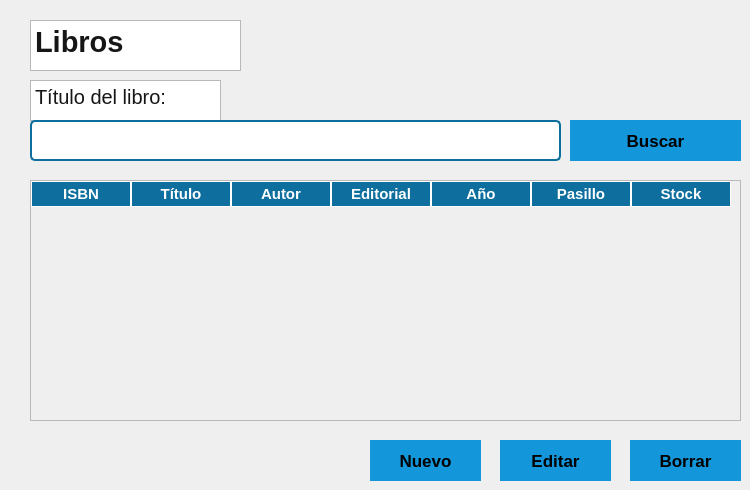
       <widget class="QWidget" name="libros">
        <widget class="QPlainTextEdit" name="plainTextEdit_6">
         <property name="geometry">
          <rect>
           <x>30</x>
           <y>20</y>
           <width>211</width>
           <height>51</height>
          </rect>
         </property>
         <property name="font">
          <font>
           <pointsize>22</pointsize>
           <bold>true</bold>
          </font>
         </property>
         <property name="styleSheet">
          <string notr="true">color: rgb(22, 22, 22);</string>
         </property>
         <property name="plainText">
          <string>Libros</string>
         </property>
        </widget>
        <widget class="QPushButton" name="pushButton_9">
         <property name="geometry">
          <rect>
           <x>570</x>
           <y>120</y>
           <width>171</width>
           <height>41</height>
          </rect>
         </property>
         <property name="font">
          <font>
           <pointsize>13</pointsize>
           <bold>true</bold>
          </font>
         </property>
         <property name="styleSheet">
          <string notr="true">
QPushButton {
background-color: rgb(20, 150, 218);
    border: none;
    padding: 10px;
}
QPushButton:hover {
    background-color: #0a4f6f;
}
QPushButton:pressed {
    background-color: rgb(20, 150, 218);
}</string>
         </property>
         <property name="text">
          <string>Buscar</string>
         </property>
        </widget>
        <widget class="QPushButton" name="pushButton_10">
         <property name="geometry">
          <rect>
           <x>630</x>
           <y>440</y>
           <width>111</width>
           <height>41</height>
          </rect>
         </property>
         <property name="font">
          <font>
           <pointsize>13</pointsize>
           <bold>true</bold>
          </font>
         </property>
         <property name="styleSheet">
          <string notr="true">
QPushButton {
background-color: rgb(20, 150, 218);
    border: none;
    padding: 10px;
}
QPushButton:hover {
    background-color: #0a4f6f;
}
QPushButton:pressed {
    background-color: rgb(20, 150, 218);
}</string>
         </property>
         <property name="text">
          <string>Borrar</string>
         </property>
        </widget>
        <widget class="QTableWidget" name="tabla_libros">
         <property name="enabled">
          <bool>false</bool>
         </property>
         <property name="geometry">
          <rect>
           <x>30</x>
           <y>180</y>
           <width>711</width>
           <height>241</height>
          </rect>
         </property>
         <property name="styleSheet">
          <string notr="true">QHeaderView::section { 
    background-color: #0e6f9f;
    color: white;
    font-weight: bold;
	font-size: 15px;
	border: 1px solid #ffffff;
    }
QTableWidget::item { 
	color: black;
	font-weight: bold;
	border: 1px solid #000000;
}</string>
         </property>
         <property name="sizeAdjustPolicy">
          <enum>QAbstractScrollArea::SizeAdjustPolicy::AdjustToContents</enum>
         </property>
         <column>
          <property name="text">
           <string notr="true">ISBN</string>
          </property>
          <property name="toolTip">
           <string notr="true"/>
          </property>
          <property name="font">
           <font>
            <pointsize>13</pointsize>
           </font>
          </property>
          <property name="background">
           <color>
            <red>14</red>
            <green>111</green>
            <blue>159</blue>
           </color>
          </property>
          <property name="foreground">
           <brush brushstyle="NoBrush">
            <color alpha="255">
             <red>0</red>
             <green>0</green>
             <blue>0</blue>
            </color>
           </brush>
          </property>
         </column>
         <column>
          <property name="text">
           <string>Título</string>
          </property>
          <property name="font">
           <font>
            <pointsize>13</pointsize>
           </font>
          </property>
          <property name="background">
           <color>
            <red>14</red>
            <green>111</green>
            <blue>159</blue>
           </color>
          </property>
         </column>
         <column>
          <property name="text">
           <string>Autor</string>
          </property>
          <property name="font">
           <font>
            <pointsize>13</pointsize>
           </font>
          </property>
          <property name="background">
           <color>
            <red>14</red>
            <green>111</green>
            <blue>159</blue>
           </color>
          </property>
         </column>
         <column>
          <property name="text">
           <string>Editorial</string>
          </property>
          <property name="font">
           <font>
            <pointsize>13</pointsize>
           </font>
          </property>
          <property name="background">
           <color>
            <red>14</red>
            <green>111</green>
            <blue>159</blue>
           </color>
          </property>
         </column>
         <column>
          <property name="text">
           <string>Año</string>
          </property>
          <property name="font">
           <font>
            <pointsize>13</pointsize>
           </font>
          </property>
          <property name="background">
           <color>
            <red>14</red>
            <green>111</green>
            <blue>159</blue>
           </color>
          </property>
         </column>
         <column>
          <property name="text">
           <string>Pasillo</string>
          </property>
          <property name="font">
           <font>
            <pointsize>13</pointsize>
           </font>
          </property>
         </column>
         <column>
          <property name="text">
           <string>Stock</string>
          </property>
          <property name="font">
           <font>
            <pointsize>13</pointsize>
           </font>
          </property>
         </column>
        </widget>
        <widget class="QPushButton" name="pushButton_11">
         <property name="geometry">
          <rect>
           <x>370</x>
           <y>440</y>
           <width>111</width>
           <height>41</height>
          </rect>
         </property>
         <property name="font">
          <font>
           <pointsize>13</pointsize>
           <bold>true</bold>
          </font>
         </property>
         <property name="styleSheet">
          <string notr="true">
QPushButton {
background-color: rgb(20, 150, 218);
    border: none;
    padding: 10px;
}
QPushButton:hover {
    background-color: #0a4f6f;
}
QPushButton:pressed {
    background-color: rgb(20, 150, 218);
}</string>
         </property>
         <property name="text">
          <string>Nuevo</string>
         </property>
        </widget>
        <widget class="QLineEdit" name="lineEdit_5">
         <property name="geometry">
          <rect>
           <x>30</x>
           <y>120</y>
           <width>531</width>
           <height>41</height>
          </rect>
         </property>
         <property name="font">
          <font>
           <pointsize>15</pointsize>
          </font>
         </property>
         <property name="styleSheet">
          <string notr="true">border: 2px solid #0e6f9f;
border-radius: 5px;
padding: 4px;
color: rgb(22, 22, 22);</string>
         </property>
        </widget>
        <widget class="QPlainTextEdit" name="plainTextEdit_14">
         <property name="geometry">
          <rect>
           <x>30</x>
           <y>80</y>
           <width>191</width>
           <height>41</height>
          </rect>
         </property>
         <property name="font">
          <font>
           <pointsize>15</pointsize>
          </font>
         </property>
         <property name="styleSheet">
          <string notr="true">color: rgb(22, 22, 22);</string>
         </property>
         <property name="plainText">
          <string>Título del libro:</string>
         </property>
        </widget>
        <widget class="QPushButton" name="pushButton_12">
         <property name="geometry">
          <rect>
           <x>500</x>
           <y>440</y>
           <width>111</width>
           <height>41</height>
          </rect>
         </property>
         <property name="font">
          <font>
           <pointsize>13</pointsize>
           <bold>true</bold>
          </font>
         </property>
         <property name="styleSheet">
          <string notr="true">
QPushButton {
background-color: rgb(20, 150, 218);
    border: none;
    padding: 10px;
}
QPushButton:hover {
    background-color: #0a4f6f;
}
QPushButton:pressed {
    background-color: rgb(20, 150, 218);
}</string>
         </property>
         <property name="text">
          <string>Editar</string>
         </property>
        </widget>
        <zorder>plainTextEdit_6</zorder>
        <zorder>pushButton_9</zorder>
        <zorder>pushButton_10</zorder>
        <zorder>tabla_libros</zorder>
        <zorder>pushButton_11</zorder>
        <zorder>plainTextEdit_14</zorder>
        <zorder>pushButton_12</zorder>
        <zorder>lineEdit_5</zorder>
       </widget>
